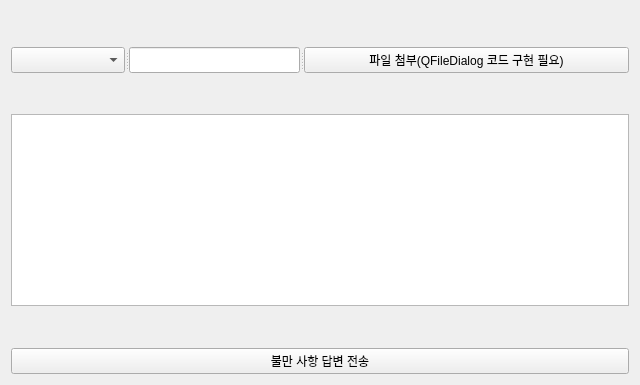
<?xml version="1.0" encoding="UTF-8"?>
<ui version="4.0">
 <class>AdminComplaintPage</class>
 <widget class="QWidget" name="AdminComplaintPage">
  <property name="geometry">
   <rect>
    <x>0</x>
    <y>0</y>
    <width>640</width>
    <height>385</height>
   </rect>
  </property>
  <property name="windowTitle">
   <string>AdminComplaintPage</string>
  </property>
  <layout class="QGridLayout" name="gridLayout">
   <item row="0" column="0">
    <layout class="QVBoxLayout" name="verticalLayout">
     <item>
      <spacer name="verticalSpacer_3">
       <property name="orientation">
        <enum>Qt::Orientation::Vertical</enum>
       </property>
       <property name="sizeHint" stdset="0">
        <size>
         <width>20</width>
         <height>18</height>
        </size>
       </property>
      </spacer>
     </item>
     <item>
      <widget class="QSplitter" name="splitter_2">
       <property name="orientation">
        <enum>Qt::Orientation::Horizontal</enum>
       </property>
       <widget class="QSplitter" name="splitter">
        <property name="orientation">
         <enum>Qt::Orientation::Horizontal</enum>
        </property>
        <widget class="QComboBox" name="comboBox"/>
        <widget class="QLineEdit" name="lineEdit"/>
       </widget>
       <widget class="QPushButton" name="pushButton">
        <property name="text">
         <string>파일 첨부(QFileDialog 코드 구현 필요)</string>
        </property>
       </widget>
      </widget>
     </item>
     <item>
      <spacer name="verticalSpacer_2">
       <property name="orientation">
        <enum>Qt::Orientation::Vertical</enum>
       </property>
       <property name="sizeHint" stdset="0">
        <size>
         <width>20</width>
         <height>18</height>
        </size>
       </property>
      </spacer>
     </item>
     <item>
      <widget class="QTextEdit" name="textEdit"/>
     </item>
     <item>
      <spacer name="verticalSpacer">
       <property name="orientation">
        <enum>Qt::Orientation::Vertical</enum>
       </property>
       <property name="sizeHint" stdset="0">
        <size>
         <width>20</width>
         <height>18</height>
        </size>
       </property>
      </spacer>
     </item>
     <item>
      <widget class="QSplitter" name="splitter_3">
       <property name="orientation">
        <enum>Qt::Orientation::Horizontal</enum>
       </property>
       <widget class="QPushButton" name="pushButton_2">
        <property name="text">
         <string>불만 사항 답변 전송</string>
        </property>
       </widget>
      </widget>
     </item>
    </layout>
   </item>
  </layout>
 </widget>
 <resources/>
 <connections/>
</ui>
